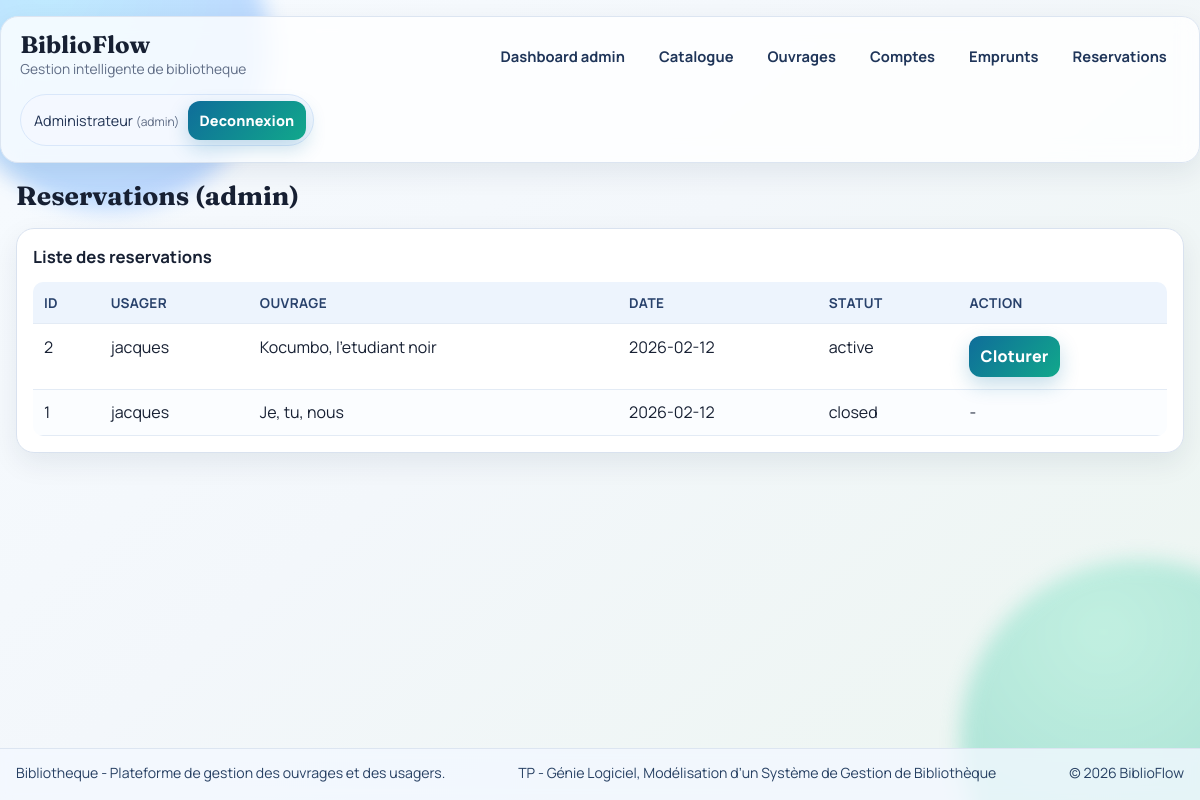
Before: /reservations (signed in) with the older database file.
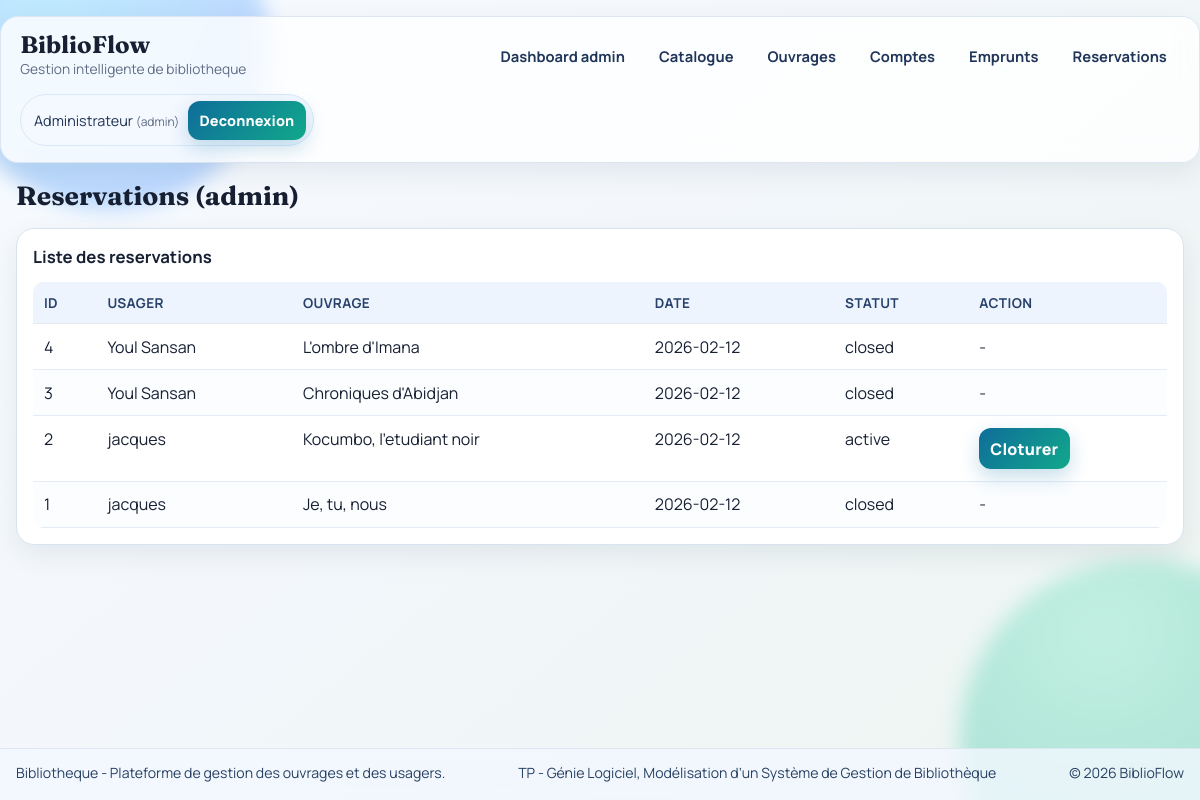
After: the same page with the newer database file.
### tables this page shows
CREATE TABLE reservations (
                id INTEGER PRIMARY KEY AUTOINCREMENT,
                user_id INTEGER NOT NULL,
                book_id INTEGER NOT NULL,
                reservation_date TEXT NOT NULL DEFAULT (date('now')),
                status TEXT NOT NULL DEFAULT 'active',
                FOREIGN KEY(user_id) REFERENCES users(id) ON DELETE CASCADE,
                FOREIGN KEY(book_id) REFERENCES books(id) ON DELETE CASCADE
            );

CREATE TABLE users (
                id INTEGER PRIMARY KEY AUTOINCREMENT,
                full_name TEXT NOT NULL,
                email TEXT UNIQUE NOT NULL,
                phone TEXT,
                user_type TEXT NOT NULL DEFAULT 'adherent'
            , role TEXT NOT NULL DEFAULT 'user', password_hash TEXT, is_suspended INTEGER NOT NULL DEFAULT 0, suspension_reason TEXT, suspension_origin TEXT, suspension_date TEXT);

CREATE TABLE books (
                id INTEGER PRIMARY KEY AUTOINCREMENT,
                title TEXT NOT NULL,
                author TEXT NOT NULL,
                isbn TEXT UNIQUE,
                total_copies INTEGER NOT NULL CHECK(total_copies >= 0),
                available_copies INTEGER NOT NULL CHECK(available_copies >= 0)
            , publisher TEXT, publication_year INTEGER);

### app.py (the view)
@app.route("/reservations")
@admin_required
def reservations():
    with get_db_connection() as conn:
        reservations_list = conn.execute(
            """
            SELECT r.id, r.reservation_date, r.status,
                   b.title AS book_title,
                   u.full_name AS user_name
            FROM reservations r
            JOIN books b ON b.id = r.book_id
            JOIN users u ON u.id = r.user_id
            ORDER BY r.id DESC
            """
        ).fetchall()
    return render_template("reservations.html", reservations=reservations_list)

### app.py (called while the page is built)
def get_db_connection() -> sqlite3.Connection:
    conn = sqlite3.connect(DB_PATH)
    conn.row_factory = sqlite3.Row
    conn.execute("PRAGMA foreign_keys = ON")
    return conn

def get_current_user() -> Optional[sqlite3.Row]:
    user_id = session.get("user_id")
    if not user_id:
        return None
    with get_db_connection() as conn:
        sync_user_suspensions(conn)
        return conn.execute("SELECT * FROM users WHERE id = ?", (user_id,)).fetchone()

def login_required(view):
    @wraps(view)
    def wrapped(*args, **kwargs):
        if not session.get("user_id"):
            flash("Veuillez vous connecter.", "error")
            return redirect(url_for("login"))
        return view(*args, **kwargs)
    return wrapped

def admin_required(view):
    @wraps(view)
    @login_required
    def wrapped(*args, **kwargs):
        user = get_current_user()
        if user is None or user["role"] != "admin":
            flash("Acces reserve a l'administrateur.", "error")
            return redirect(url_for("user_dashboard"))
        return view(*args, **kwargs)
    return wrapped

@app.context_processor
def inject_user():
    return {"session_user": get_current_user()}

### templates/reservations.html
{% extends "base.html" %}
{% block content %}
<h2>Reservations (admin)</h2>
<section class="card">
    <h3>Liste des reservations</h3>
    <table>
        <thead>
        <tr><th>ID</th><th>Usager</th><th>Ouvrage</th><th>Date</th><th>Statut</th><th>Action</th></tr>
        </thead>
        <tbody>
        {% for reservation in reservations %}
        <tr>
            <td>{{ reservation.id }}</td>
            <td>{{ reservation.user_name }}</td>
            <td>{{ reservation.book_title }}</td>
            <td>{{ reservation.reservation_date }}</td>
            <td>{{ reservation.status }}</td>
            <td>
                {% if reservation.status == 'active' %}
                <form method="post" action="{{ url_for('close_reservation', reservation_id=reservation.id) }}">
                    <button type="submit">Cloturer</button>
                </form>
                {% else %}
                -
                {% endif %}
            </td>
        </tr>
        {% else %}
        <tr><td colspan="6">Aucune reservation.</td></tr>
        {% endfor %}
        </tbody>
    </table>
</section>
{% endblock %}

Changed rows visible on the page:
added reservations: id "4", user_name "Youl Sansan", book_title "L'ombre d'Imana", reservation_date "2026-02-12", status "closed"
added reservations: id "3", user_name "Youl Sansan", book_title "Chroniques d'Abidjan", reservation_date "2026-02-12", status "closed"
